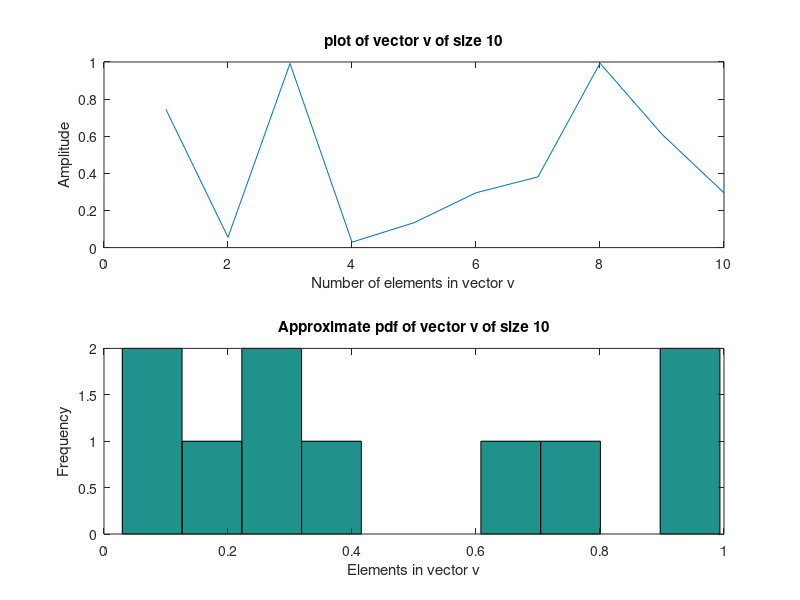
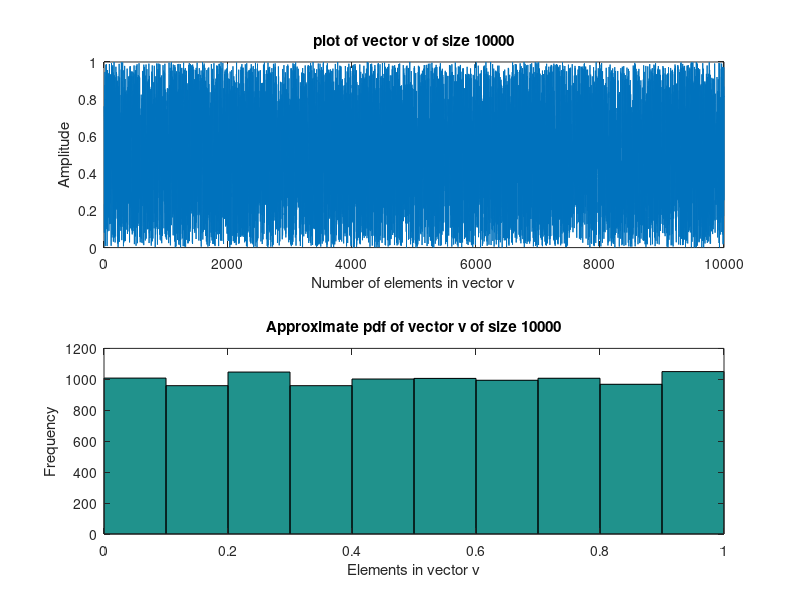
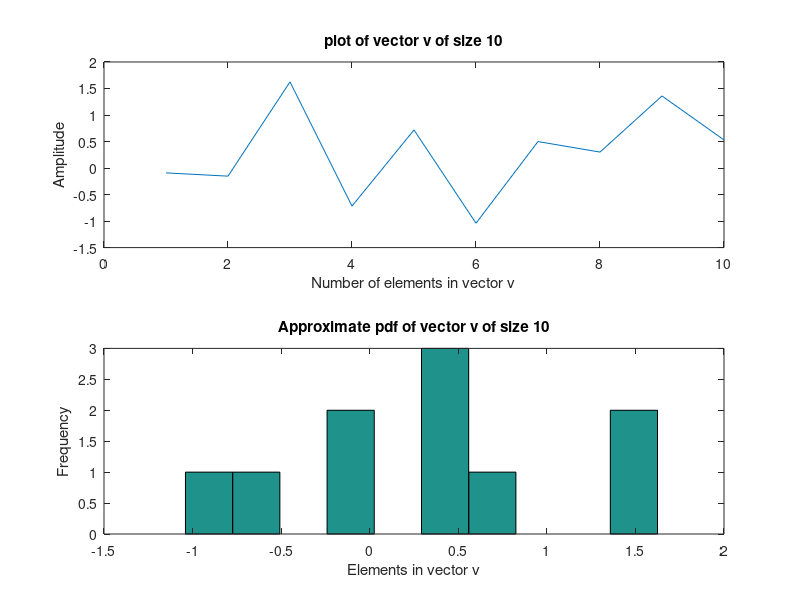
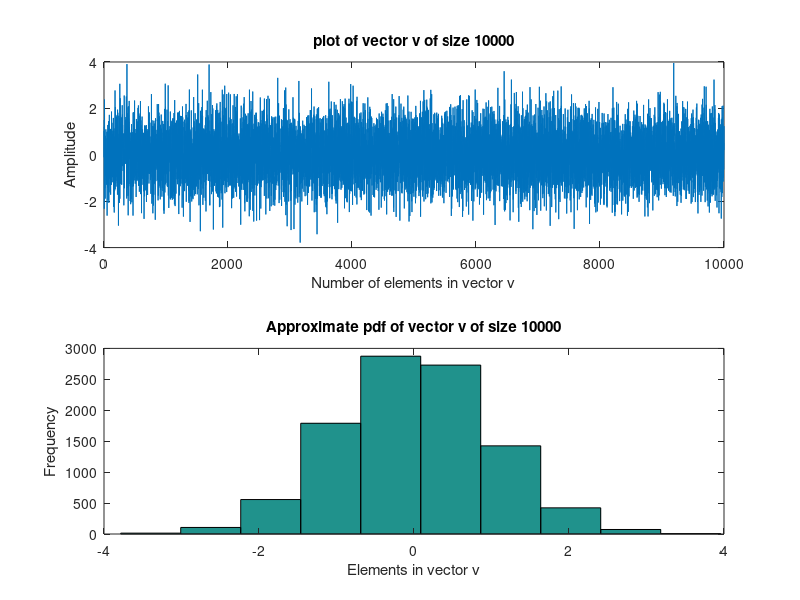

Write the MATLAB code that produced these figures, in order.
clc
clear all
close all
%%Noises - Using rand to create a vector of random variables
v = rand(1,10);   %vector v of size 10
figure
subplot(2,1,1);   %creating a subplot
plot(v);          %plot vector
title('plot of vector v of size 10')
ylabel('Amplitude')
xlabel('Number of elements in vector v')
subplot(2,1,2);
hist(v);         %use hist to plot approximate pdf
title('Approximate pdf of vector v of size 10')
ylabel('Frequency')
xlabel('Elements in vector v')
v_mean_1 = mean(v)   %mean of vector v
v_var_1 = var(v)     %variance of vector v

%repeating above vector v of size 10000
v = rand(1,10000);  
figure
subplot(2,1,1);
plot(v);
title('plot of vector v of size 10000')
ylabel('Amplitude')
xlabel('Number of elements in vector v')
subplot(2,1,2);
hist(v);         %use hist to plot approximate pdf
title('Approximate pdf of vector v of size 10000')
ylabel('Frequency')
xlabel('Elements in vector v')
v_mean_2 = mean(v)    %mean of vector v
v_var_2 = var(v)      %variance of vector v

%% Using randn() to generate v for size 10
v = randn(1,10);
figure
subplot(2,1,1)
plot(v);
title('plot of vector v of size 10')
ylabel('Amplitude')
xlabel('Number of elements in vector v')
subplot(2,1,2)
hist(v);
title('Approximate pdf of vector v of size 10')
ylabel('Frequency')
xlabel('Elements in vector v')
v_mean_1 = mean(v)  %mean of vector v
v_var_1 = var(v)    %variance of vector v

%% Repeating using randn() to generate v for size 10000
v = randn(1,10000); 
figure
subplot(2,1,1)
plot(v);
title('plot of vector v of size 10000')
ylabel('Amplitude')
xlabel('Number of elements in vector v')
subplot(2,1,2)
hist(v);
title('Approximate pdf of vector v of size 10000')
ylabel('Frequency')
xlabel('Elements in vector v')
v_mean_2 = mean(v)  %mean of vector v
v_var_2 = var(v)    %variance of vector v

